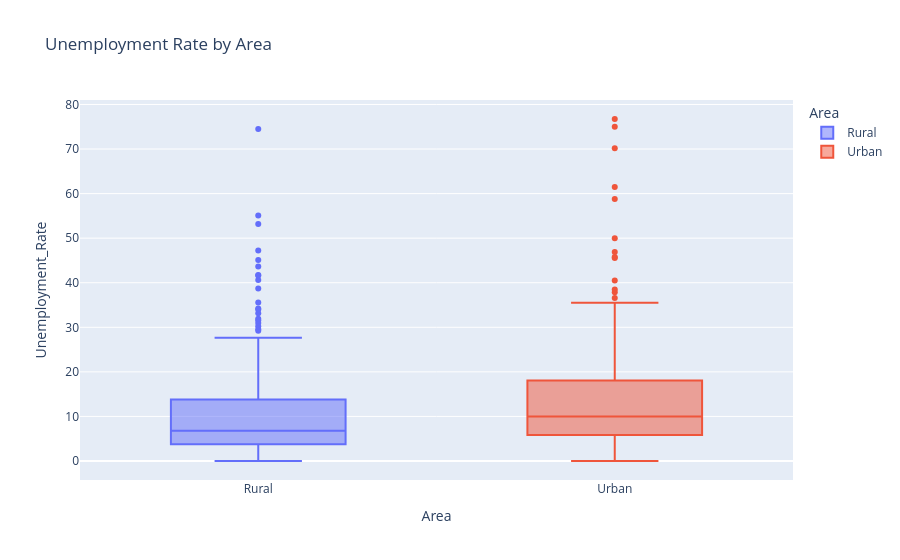

Notebook code cell kept with this figure:
### Markdown cell above
### Unemployment by Area

This box plot compares unemployment rates between the different areas.

### Code cell
area_summary = df.groupby("Area")["Unemployment_Rate"].agg(
    ["mean", "median", "count"]
).round(2)

print(area_summary)

fig = px.box(
    df,
    x="Area",
    y="Unemployment_Rate",
    color="Area",
    title="Unemployment Rate by Area"
)

fig.show()

### Figure 1 — Plotly figure (JSON) as saved in the notebook; plotly's stock layout.template omitted (floating-point values rounded to 4 significant figures; data arrays with more than 128 entries replaced by an {"elided": "..."} marker saying what was removed)
{"data": [{"alignmentgroup": "True", "hovertemplate": "Area=%{x}<br>Unemployment_Rate=%{y}<extra></extra>", "legendgroup": "Rural", "marker": {"color": "#636efa"}, "name": "Rural", "notched": false, "offsetgroup": "Rural", "orientation": "v", "showlegend": true, "type": "box", "x": {"elided": "359 str values"}, "x0": " ", "xaxis": "x", "y": {"elided": "359 float values"}, "y0": " ", "yaxis": "y"}, {"alignmentgroup": "True", "hovertemplate": "Area=%{x}<br>Unemployment_Rate=%{y}<extra></extra>", "legendgroup": "Urban", "marker": {"color": "#EF553B"}, "name": "Urban", "notched": false, "offsetgroup": "Urban", "orientation": "v", "showlegend": true, "type": "box", "x": {"elided": "381 str values"}, "x0": " ", "xaxis": "x", "y": {"elided": "381 float values"}, "y0": " ", "yaxis": "y"}], "layout": {"boxmode": "overlay", "legend": {"title": {"text": "Area"}, "tracegroupgap": 0}, "title": {"text": "Unemployment Rate by Area"}, "xaxis": {"anchor": "y", "categoryarray": ["Rural", "Urban"], "categoryorder": "array", "domain": [0, 1], "title": {"text": "Area"}}, "yaxis": {"anchor": "x", "domain": [0, 1], "title": {"text": "Unemployment_Rate"}}}}
